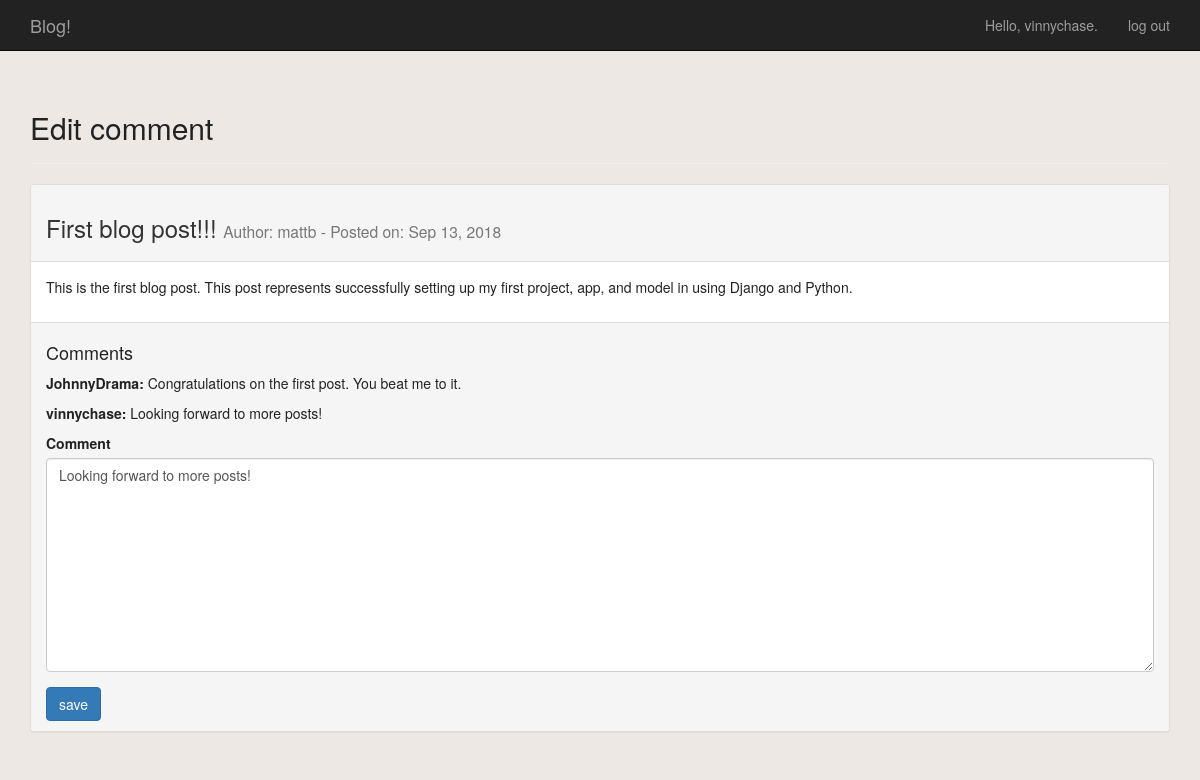
Screenshot of /edit_comment/3 (signed in) with the database file from the repository.
### blog/models.py (models this page shows)
class Post(models.Model):
	title = models.CharField(max_length=255)
	content = models.TextField()
	posted_on = models.DateTimeField(auto_now_add=True)
	author = models.ForeignKey(User, on_delete=models.CASCADE)
	private = models.BooleanField(default=False)
	def __str__(self):
		return self.title

class Comment(models.Model):
	content = models.TextField()
	posted_on = models.DateTimeField(auto_now_add=True)
	author = models.ForeignKey(User, on_delete=models.CASCADE)
	post = models.ForeignKey('Post', on_delete=models.CASCADE, related_name='comments')
	def __str__(self):
		return self.content

### blog/views.py (the view)
# urls.py: path('edit_comment/<comment_id>', views.edit_comment, name='edit_comment'),
@login_required
def edit_comment(request, comment_id):
	comment = Comment.objects.get(id=comment_id)
	post = comment.post
	check_owner(request, comment)
	if request.method != 'POST':
		form = CommentForm(instance=comment)
	else:
		form = CommentForm(instance=comment, data=request.POST)
		if form.is_valid():
			form.save()
			return HttpResponseRedirect(reverse('blog:index'))
	context = {'comment': comment, 'post': post, 'form': form}
	return render(request, 'blog/edit_comment.html', context)

### blog/forms.py
class CommentForm(forms.ModelForm):
	class Meta:
		model = Comment
		fields = ['content']
		labels = {
			'content': 'Comment',
			}
		widgets = {
			'content': forms.Textarea(attrs={'cols': 80}),
			}

### blog/views.py (called while the page is built)
def check_owner(request, written_thing):
	if written_thing.author != request.user:
		raise Http404

### blog/templates/blog/edit_comment.html (shortened to what this page needs)
{% extends 'blog/base.html' %}
{% load bootstrap3 %}
{% block header %}
  <h2>Edit comment</h2>
{% endblock header %}
{% block content %}
  <div class="panel panel-default">
    <div class="panel-heading">
	  <h3>
		{{ post }}
		<small>
		  Author: {{ post.author }} - Posted on: {{ post.posted_on|date:'M d, Y' }}
		</small>
	  </h3>
	</div>
	<div class="panel-body">
	  {{ post.content|linebreaks }}
	</div>
	<div class="panel-footer">
	  {% if post.comments.count > 0 %}
		<h4>Comments</h4>
	    {% for comment in post.comments.all %}
		  <p><strong>{{ comment.author }}:</strong> {{ comment }}</p>
	    {% endfor %}
	  {% endif %}
      <form action="{% url 'blog:edit_comment' comment.id %}" method='post' class="form">
	    {% bootstrap_form form %}
	    {% buttons %}
	      <button name="submit" class="btn btn-primary">save</button>
	    {% endbuttons %}
      </form>
 	</div>
   </div>
{% endblock content %}

### blog/templates/blog/base.html (shortened to what this page needs)
{% load bootstrap3 %}
<!DOCTYPE html>
<html lang="en">
  <head>
	{% bootstrap_css %}
	{% load static %}
	<link rel="stylesheet" type="text/css" href="{% static 'blog/styles.css' %}">
  </head>
  <body>
    <nav class="navbar navbar-inverse navbar-static-top">
	  <div class="container">
	    <div class="navbar-header">
		  <a class="navbar-brand" href="{% url 'blog:index' %}">Blog!</a>
		</div>
		<div id="navbar" class="navbar-collapse collapse">
		  <ul class="nav navbar-nav navbar-right">
			{% if user.is_authenticated %}
			  <li><a>Hello, {{ user.username }}.</a></li>
			  <li><a href="{% url 'users:logout' %}">log out</a></li>
			{% else %}
			  <li><a href="{% url 'users:register' %}">register</a></li>
			  <li><a href="{% url 'users:login' %}">log in</a></li>
			{% endif %}
		  </ul>
		</div>
	  </div>
	</nav>
    <div class="container">
	  <div class="page-header">
			{% block header %}{% endblock header %}
	  </div>
	  <div>
	    {% block content %}{% endblock content %}
	  </div>
  </div>
  </body>
</html>

### blog/static/blog/styles.css (style rules this page uses)
body { color: #222; background-color: #EEE8E5; }
.panel-heading, panel-body { border-color: #222; }

### rows the page displays
Post: title "First blog post!!!", author "mattb", posted_on "Sep 13, 2018", content "This is the first blog post. This post represents successfully setting up my first project, app, and model in using Django and Python."
Comment: author "JohnnyDrama", content "Congratulations on the first post. You beat me to it."
Comment: author "vinnychase", content "Looking forward to more posts!"

### other values shown
{{ user.username }} "vinnychase"
